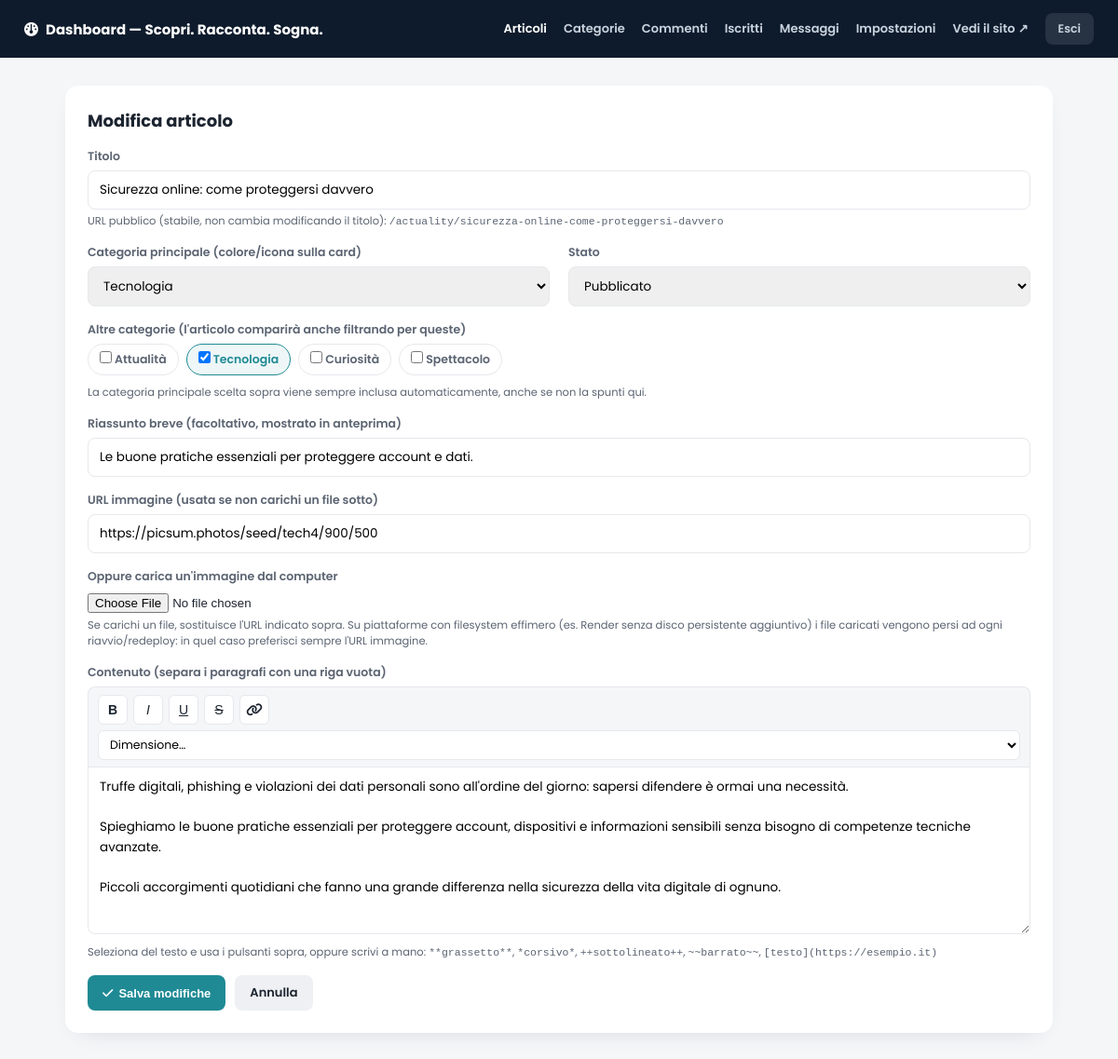
Screenshot of /admin/article-form.php?id=14 (signed in) with the database file from the repository.
### tables this page shows
CREATE TABLE IF NOT EXISTS articles (
  id INT AUTO_INCREMENT PRIMARY KEY,
  category_id INT NOT NULL,
  title VARCHAR(200) NOT NULL,
  slug VARCHAR(220) NOT NULL UNIQUE,
  excerpt VARCHAR(300) DEFAULT NULL,
  content TEXT NOT NULL,
  image_url VARCHAR(400) NOT NULL,
  status ENUM('published','draft') NOT NULL DEFAULT 'published',
  published_at DATETIME DEFAULT CURRENT_TIMESTAMP,
  created_at DATETIME DEFAULT CURRENT_TIMESTAMP,
  updated_at DATETIME DEFAULT CURRENT_TIMESTAMP ON UPDATE CURRENT_TIMESTAMP,
  FOREIGN KEY (category_id) REFERENCES categories(id) ON DELETE CASCADE
);

CREATE TABLE IF NOT EXISTS categories (
  id INT AUTO_INCREMENT PRIMARY KEY,
  slug VARCHAR(40) NOT NULL UNIQUE,
  name VARCHAR(60) NOT NULL,
  color_hex VARCHAR(7) NOT NULL DEFAULT '#1f8a94',
  icon_class VARCHAR(60) NOT NULL DEFAULT 'fa-solid fa-globe',
  sort_order INT NOT NULL DEFAULT 0
);

CREATE TABLE IF NOT EXISTS article_categories (
  article_id INT NOT NULL,
  category_id INT NOT NULL,
  PRIMARY KEY (article_id, category_id),
  FOREIGN KEY (article_id) REFERENCES articles(id) ON DELETE CASCADE,
  FOREIGN KEY (category_id) REFERENCES categories(id) ON DELETE CASCADE
);

### config.php (called while the page is built, shortened)
<?php
function h($str): string {
    return htmlspecialchars((string)$str, ENT_QUOTES, 'UTF-8');
}
function url(string $path = ''): string {
    return BASE_PATH . '/' . ltrim($path, '/');
}

### functions.php (called while the page is built, shortened)
<?php
function get_categories($pdo): array {
    static $cache = null;
    if ($cache === null) {
        $cache = $pdo->query('SELECT * FROM categories ORDER BY sort_order ASC')->fetchAll();
    }
    return $cache;
}
function get_categories_for_articles($pdo, array $articleIds): array {
    $placeholders = implode(',', array_fill(0, count($articleIds), '?'));
    $stmt = $pdo->prepare("SELECT ac.article_id, c.id, c.slug, c.name, c.color_hex, c.icon_class
                            FROM article_categories ac
                            JOIN categories c ON ac.category_id = c.id
                            WHERE ac.article_id IN ($placeholders)
                            ORDER BY c.sort_order ASC");
    $stmt->execute($articleIds);
    $map = [];
    foreach ($stmt->fetchAll() as $row) {
        $map[(int)$row['article_id']][] = $row;
    }
    return $map;
}
function get_article_categories($pdo, int $articleId): array {
    $map = get_categories_for_articles($pdo, [$articleId]);
    return $map[$articleId] ?? [];
}
function get_article($pdo, int $id): ?array {
    $stmt = $pdo->prepare('SELECT a.*, c.slug AS cat_slug, c.name AS cat_name, c.color_hex, c.icon_class
                            FROM articles a JOIN categories c ON a.category_id = c.id
                            WHERE a.id = ?');
    $stmt->execute([$id]);
    $row = $stmt->fetch();
    return $row ?: null;
}
function article_url(array $article): string {
    $slug = $article['slug'] ?? '';
    return $slug !== '' ? url($slug) : url('article.php?id=' . (int)$article['id']);
}

### admin/article-form.php (the view, shortened to what this page needs)
<?php
require __DIR__ . '/../config.php';
require __DIR__ . '/../functions.php';
$categories = get_categories($pdo);
$id = (int)($_GET['id'] ?? 0);
$article = $id ? get_article($pdo, $id) : null;
$isEdit = (bool)$article;
$currentCategoryIds = $isEdit ? array_column(get_article_categories($pdo, $id), 'id') : [];
$v = [
    'title'       => $article['title']       ?? ($_POST['title']       ?? ''),
    'category_id' => $article['category_id'] ?? ($_POST['category_id'] ?? ''),
    'excerpt'     => $article['excerpt']      ?? ($_POST['excerpt']     ?? ''),
    'content'     => $article['content']      ?? ($_POST['content']     ?? ''),
    'image_url'   => $article['image_url']    ?? ($_POST['image_url']   ?? ''),
    'status'      => $article['status']       ?? ($_POST['status']      ?? 'published'),
];
?>
<!DOCTYPE html>
<html lang="it">
<head>
<link rel="stylesheet" href="https://cdnjs.cloudflare.com/ajax/libs/font-awesome/6.5.1/css/all.min.css">
<link rel="stylesheet" href="<?= url('admin/includes/admin.css') ?>">
</head>
<body>
<?php require __DIR__ . '/includes/topbar.php'; ?>
<div class="admin-wrap">
  <div class="admin-card">
    <h2><?= $isEdit ? 'Modifica articolo' : 'Nuovo articolo' ?></h2>
    <form method="post" enctype="multipart/form-data">
      <div class="form-row">
        <label>Titolo</label>
        <input type="text" name="title" value="<?= h($v['title']) ?>" required>
        <?php if ($isEdit): ?>
          <div class="hint">URL pubblico (stabile, non cambia modificando il titolo): <code><?= h(article_url($article)) ?></code></div>
        <?php else: ?>
          <div class="hint">L'URL pubblico verrà generato automaticamente dal titolo al momento della pubblicazione.</div>
        <?php endif; ?>
      </div>
      <div class="form-grid">
        <div class="form-row">
          <label>Categoria principale (colore/icona sulla card)</label>
          <select name="category_id" required>
            <?php foreach ($categories as $cat): ?>
              <option value="<?= (int)$cat['id'] ?>" <?= (string)$v['category_id'] === (string)$cat['id'] ? 'selected' : '' ?>><?= h($cat['name']) ?></option>
            <?php endforeach; ?>
          </select>
        </div>
        <div class="form-row">
          <label>Stato</label>
          <select name="status">
            <option value="published" <?= $v['status'] === 'published' ? 'selected' : '' ?>>Pubblicato</option>
          </select>
        </div>
      </div>
      <div class="form-row">
        <label>Altre categorie (l'articolo comparirà anche filtrando per queste)</label>
        <div class="checkbox-group">
          <?php foreach ($categories as $cat): ?>
            <label class="checkbox-chip">
              <input type="checkbox" name="extra_categories[]" value="<?= (int)$cat['id'] ?>"
                <?= in_array((int)$cat['id'], $currentCategoryIds, true) ? 'checked' : '' ?>>
              <?= h($cat['name']) ?>
            </label>
          <?php endforeach; ?>
        </div>
        <div class="hint">La categoria principale scelta sopra viene sempre inclusa automaticamente, anche se non la spunti qui.</div>
      </div>
      <div class="form-row">
        <label>Riassunto breve (facoltativo, mostrato in anteprima)</label>
        <input type="text" name="excerpt" value="<?= h($v['excerpt']) ?>" maxlength="300">
      </div>
      <div class="form-row">
        <label>URL immagine (usata se non carichi un file sotto)</label>
        <input type="url" name="image_url" value="<?= h($v['image_url']) ?>" placeholder="https://...">
      </div>
      <div class="form-row">
        <label>Oppure carica un'immagine dal computer</label>
        <input type="file" name="image_file" accept=".jpg,.jpeg,.png,.webp,.gif">
        <div class="hint">Se carichi un file, sostituisce l'URL indicato sopra. Su piattaforme con filesystem effimero (es. Render senza disco persistente aggiuntivo) i file caricati vengono persi ad ogni riavvio/redeploy: in quel caso preferisci sempre l'URL immagine.</div>
      </div>
      <div class="form-row">
        <label>Contenuto (separa i paragrafi con una riga vuota)</label>
        <div class="editor-toolbar">
          <button type="button" onclick="wrapSelection('**','**')" title="Grassetto"><b>B</b></button>
          <button type="button" onclick="wrapSelection('*','*')" title="Corsivo"><i>I</i></button>
          <button type="button" onclick="wrapSelection('++','++')" title="Sottolineato"><u>U</u></button>
          <button type="button" onclick="wrapSelection('~~','~~')" title="Barrato"><s>S</s></button>
          <button type="button" onclick="insertLink()" title="Inserisci link"><i class="fa-solid fa-link"></i></button>
          <select onchange="wrapSize(this.value); this.selectedIndex=0;" title="Dimensione testo">
            <option value="">Dimensione…</option>
          </select>
        </div>
        <textarea name="content" id="contentField" required><?= h($v['content']) ?></textarea>
        <div class="hint">Seleziona del testo e usa i pulsanti sopra, oppure scrivi a mano: <code>**grassetto**</code>, <code>*corsivo*</code>, <code>++sottolineato++</code>, <code>~~barrato~~</code>, <code>[testo](https://esempio.it)</code></div>
      </div>
      <div style="display:flex; gap:10px;">
        <button type="submit" class="btn btn-primary"><i class="fa-solid fa-check"></i> <?= $isEdit ? 'Salva modifiche' : 'Pubblica articolo' ?></button>
        <a href="<?= url('admin/dashboard.php') ?>" class="btn btn-secondary">Annulla</a>
      </div>
    </form>
  </div>
</div>
</body>
</html>

### admin/includes/admin.css (style rules this page uses)
:root { --ink:#1c2430; --ink-soft:#5b6472; --line:#e6e8ec; --paper:#f5f6f8; --accent:#1f8a94; }
* { box-sizing:border-box; margin:0; padding:0; }
body { font-family:'Poppins',sans-serif; background:var(--paper); color:var(--ink); min-height:100vh; }
a { color:inherit; text-decoration:none; }
.checkbox-group { display:flex; flex-wrap:wrap; gap:8px; }
.checkbox-chip { display:inline-flex; align-items:center; gap:6px; padding:7px 12px; border:1px solid var(--line); border-radius:999px; font-size:12.5px; cursor:pointer; background:#fff; user-select:none; }
.checkbox-chip input { margin:0; }
.checkbox-chip:has(input:checked) { background:#eef6f7; border-color:var(--accent); color:var(--accent); font-weight:600; }
.admin-wrap { max-width:1100px; margin:0 auto; padding:30px 20px 60px; }
.admin-card { background:#fff; border-radius:14px; box-shadow:0 8px 24px -16px rgba(20,30,50,.25); padding:24px; margin-bottom:24px; }
.admin-card h2 { font-size:18px; margin-bottom:16px; }
.btn { display:inline-flex; align-items:center; gap:6px; padding:9px 16px; border-radius:8px; font-size:13px; font-weight:600; border:none; cursor:pointer; }
.btn-primary { background:var(--accent); color:#fff; }
.btn-secondary { background:#eef0f3; color:var(--ink); }
.form-row { margin-bottom:16px; }
.form-row label { display:block; font-size:12.5px; font-weight:600; margin-bottom:6px; color:var(--ink-soft); }
.form-row input[type=text], .form-row input[type=url], .form-row input[type=number], .form-row input[type=password], .form-row select, .form-row textarea { width:100%; padding:10px 12px; border:1px solid var(--line); border-radius:8px; font-size:13.5px; font-family:inherit; }
.form-row textarea { min-height:180px; resize:vertical; line-height:1.6; }
.editor-toolbar { display:flex; gap:6px; align-items:center; flex-wrap:wrap; background:#f5f6f8; border:1px solid var(--line); border-bottom:none; border-radius:8px 8px 0 0; padding:8px 10px; }
.editor-toolbar button { width:32px; height:32px; border:1px solid var(--line); background:#fff; border-radius:6px; cursor:pointer; font-size:14px; color:var(--ink); display:flex; align-items:center; justify-content:center; }
.editor-toolbar select { height:32px; border:1px solid var(--line); border-radius:6px; font-size:12.5px; padding:0 8px; background:#fff; }
.editor-toolbar + textarea { border-radius:0 0 8px 8px; margin-top:-1px; }
.form-row .hint { font-size:11.5px; color:var(--ink-soft); margin-top:4px; }
.form-grid { display:grid; grid-template-columns:1fr 1fr; gap:0 20px; }

### rows the page displays
articles: title "Sicurezza online: come proteggersi davvero", slug "/actuality/sicurezza-online-come-proteggersi-davvero", category_id "Tecnologia", status "Pubblicato", excerpt "Le buone pratiche essenziali per proteggere account e dati.", image_url "https://picsum.photos/seed/tech4/900/500", content "Truffe digitali, phishing e violazioni dei dati personali sono all'ordine del giorno: sapersi difendere è ormai una necessità. Spieghiamo le buone pratiche essenziali per proteggere account, dispositivi e informazioni sensibili senza bisogno di competenze tecniche avanzate. Piccoli accorgimenti quotidiani che fanno una grande differenza nella sicurezza della vita digitale di ognuno."
categories: name "Attualità"
article_categories: article_id "☑"
categories: name "Tecnologia"
categories: name "Curiosità"
categories: name "Spettacolo"

### other values shown
get_setting($pdo, 'site_title', 'Scopri. Racconta. Sogna.') "Scopri. Racconta. Sogna."
